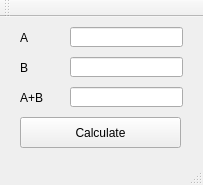
<?xml version="1.0" encoding="UTF-8"?>
<ui version="4.0">
 <class>MainWindow</class>
 <widget class="QMainWindow" name="MainWindow">
  <property name="geometry">
   <rect>
    <x>0</x>
    <y>0</y>
    <width>203</width>
    <height>185</height>
   </rect>
  </property>
  <property name="windowTitle">
   <string>MainWindow</string>
  </property>
  <widget class="QWidget" name="centralWidget">
   <widget class="QLabel" name="LabelA">
    <property name="geometry">
     <rect>
      <x>20</x>
      <y>10</y>
      <width>46</width>
      <height>21</height>
     </rect>
    </property>
    <property name="text">
     <string>A</string>
    </property>
   </widget>
   <widget class="QLabel" name="LabelB">
    <property name="geometry">
     <rect>
      <x>20</x>
      <y>40</y>
      <width>46</width>
      <height>21</height>
     </rect>
    </property>
    <property name="text">
     <string>B</string>
    </property>
   </widget>
   <widget class="QLabel" name="LabelC">
    <property name="geometry">
     <rect>
      <x>20</x>
      <y>70</y>
      <width>46</width>
      <height>21</height>
     </rect>
    </property>
    <property name="text">
     <string>A+B</string>
    </property>
   </widget>
   <widget class="QPushButton" name="Calculate">
    <property name="geometry">
     <rect>
      <x>20</x>
      <y>100</y>
      <width>161</width>
      <height>31</height>
     </rect>
    </property>
    <property name="text">
     <string>Calculate</string>
    </property>
   </widget>
   <widget class="QLineEdit" name="InputA">
    <property name="geometry">
     <rect>
      <x>70</x>
      <y>10</y>
      <width>113</width>
      <height>20</height>
     </rect>
    </property>
   </widget>
   <widget class="QLineEdit" name="InputB">
    <property name="geometry">
     <rect>
      <x>70</x>
      <y>40</y>
      <width>113</width>
      <height>20</height>
     </rect>
    </property>
   </widget>
   <widget class="QLineEdit" name="ResultC">
    <property name="geometry">
     <rect>
      <x>70</x>
      <y>70</y>
      <width>113</width>
      <height>20</height>
     </rect>
    </property>
   </widget>
  </widget>
  <widget class="QMenuBar" name="menuBar">
   <property name="geometry">
    <rect>
     <x>0</x>
     <y>0</y>
     <width>203</width>
     <height>21</height>
    </rect>
   </property>
  </widget>
  <widget class="QToolBar" name="mainToolBar">
   <attribute name="toolBarArea">
    <enum>TopToolBarArea</enum>
   </attribute>
   <attribute name="toolBarBreak">
    <bool>false</bool>
   </attribute>
  </widget>
  <widget class="QStatusBar" name="statusBar"/>
 </widget>
 <layoutdefault spacing="6" margin="11"/>
 <resources/>
 <connections/>
</ui>
